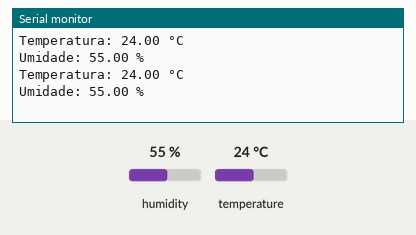
This sketch was run on a simulated Arduino Uno, built with avr-gcc and run on an emulated ATmega328P. Shown: the last lines printed to the serial monitor. The inputs (shaded band) are chosen by the test bench; at power-on: humidity 55 %, temperature 24 °C.

Above: at 4.8 s.
4.9 s: humidity set to 22 %
At 6.5 s:
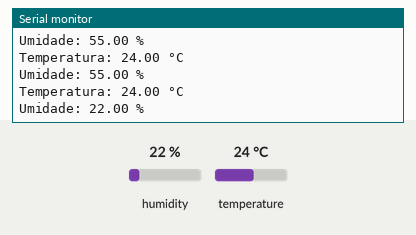
7.9 s: temperature set to 12 °C
At 8.9 s:
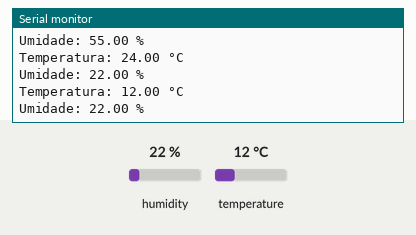
10.9 s: humidity set to 40 %
At 12.5 s:
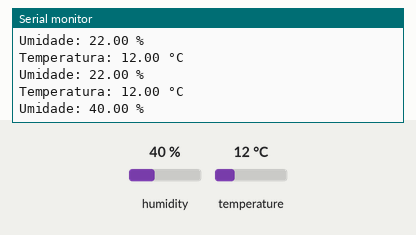
Timing chart, 0 to 14.0 s (numbered marks = the images above; inputs shaded):
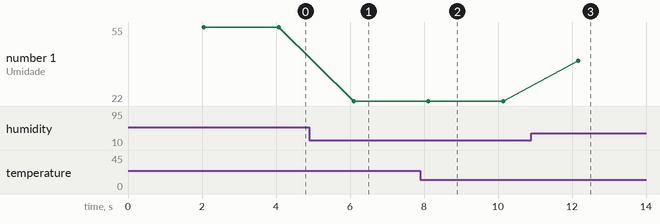

Measured:
- after the input at 4.9 s, the serial monitor: prints a new line after 1.2 s (image 1)
- after the input at 7.9 s, the serial monitor: prints a new line after 0.20 s (image 2)
- after the input at 10.9 s, the serial monitor: prints a new line after 1.3 s (image 3)
- plotted number 1: 55 → 22 after the input at 4.9 s, 22 → 40 after the input at 10.9 s

The sketch:

dht11_umidade.ino
```cpp
#include <DHT.h>

#define DHTPIN 2          // Define o pino de dados do sensor DHT11
#define DHTTYPE DHT11     // Define o tipo do sensor como DHT11

DHT dht(DHTPIN, DHTTYPE);

void setup() {
  Serial.begin(9600);    // Inicia a comunicação serial
  dht.begin();           // Inicia o sensor DHT11
}

void loop() {
  delay(2000);  // Aguarda 2 segundos entre as leituras

  float temperatura = dht.readTemperature(); // Lê a temperatura em Celsius
  float umidade = dht.readHumidity();        // Lê a umidade relativa

  // Verifica se houve erro na leitura
  if (isnan(temperatura) || isnan(umidade)) {
    Serial.println("Falha na leitura do sensor DHT11!");
    return;
  }

  // Exibe os valores lidos no monitor serial
  Serial.print("Temperatura: ");
  Serial.print(temperatura);
  Serial.println(" °C");

  Serial.print("Umidade: ");
  Serial.print(umidade);
  Serial.println(" %");
}
```
